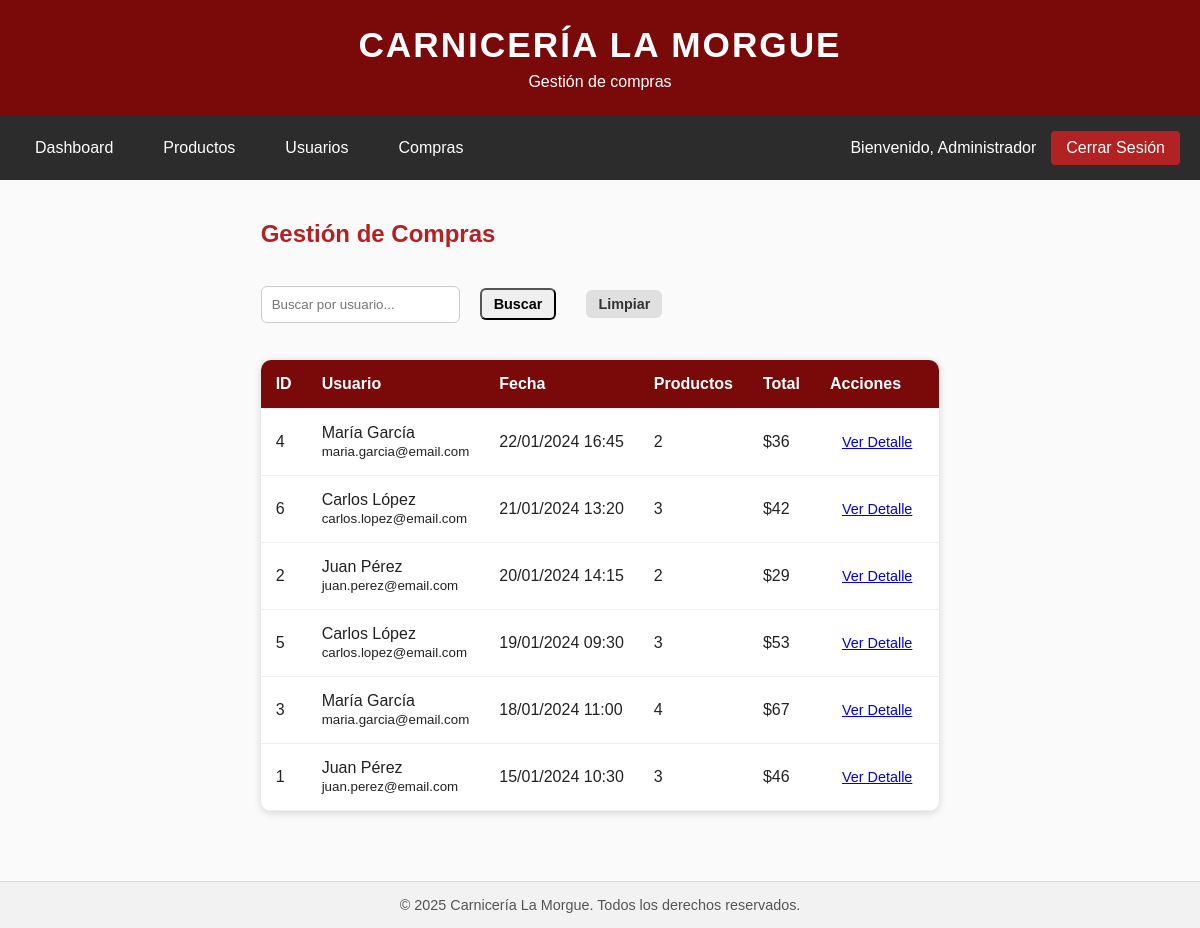
The app's page /admin/compras.php (signed in) with its own data.
### tables this page shows
CREATE TABLE
    compras (
        id INT AUTO_INCREMENT PRIMARY KEY,
        usuario_id INT NOT NULL,
        fecha DATETIME DEFAULT CURRENT_TIMESTAMP,
        total DECIMAL(10, 2) NOT NULL,
        FOREIGN KEY (usuario_id) REFERENCES usuarios (id)
    );

CREATE TABLE
    usuarios (
        id INT AUTO_INCREMENT PRIMARY KEY,
        nombre VARCHAR(100) NOT NULL,
        email VARCHAR(100) UNIQUE NOT NULL,
        password VARCHAR(255) NOT NULL,
        rol ENUM ('admin', 'usuario') DEFAULT 'usuario'
    );

### includes/funciones.php (called while the page is built, shortened)
<?php
function formatearPrecio($precio)
{
    return "$" . number_format($precio, 0, ',', '.');
}

### admin/compras.php (the view, shortened to what this page needs)
<?php
require_once "../includes/funciones.php";
$detalle_compra = null;
$busqueda = isset($_GET['buscar']) ? trim($_GET['buscar']) : '';
$query = "
    SELECT c.id, c.fecha, c.total, u.nombre as usuario_nombre, u.email as usuario_email,
           (SELECT COUNT(*) FROM detalle_compra WHERE compra_id = c.id) as productos_count
    FROM compras c
    JOIN usuarios u ON c.usuario_id = u.id
    WHERE 1=1
";
$query .= " ORDER BY c.fecha DESC";
$stmt = $conn->prepare($query);
$stmt->execute();
$result = $stmt->get_result();
$compras = [];
while ($row = $result->fetch_assoc()) {
    $compras[] = $row;
}
include "../includes/header.php";
include "../includes/navbar_admin.php";
?>
<main class="admin-main">
    <div class="container">
        <div class="page-header">
            <h2>Gestión de Compras</h2>
        </div>
        <?php if ($detalle_compra): ?>
            <div class="section">
                <div class="page-header">
                    <h3>Detalle de Compra #<?php echo $detalle_compra['id']; ?></h3>
                    <a href="compras.php" class="btn btn-secondary">Volver</a>
                </div>
                <div class="compra-info">
                    <p><strong>Usuario:</strong> <?php echo htmlspecialchars($detalle_compra['usuario_nombre']); ?> (<?php echo htmlspecialchars($detalle_compra['usuario_email']); ?>)</p>
                    <p><strong>Fecha:</strong> <?php echo date('d/m/Y H:i:s', strtotime($detalle_compra['fecha'])); ?></p>
                    <p><strong>Total:</strong> <?php echo formatearPrecio($detalle_compra['total']); ?></p>
                </div>
                <h4>Productos:</h4>
                <table class="data-table">
                    <thead>
                        <tr>
                            <th>Producto</th>
                            <th>Cantidad</th>
                            <th>Precio Unitario</th>
                            <th>Subtotal</th>
                        </tr>
                    </thead>
                    <tbody>
                        <?php foreach ($productos as $producto): ?>
                            <tr>
                                <td>
                                    <?php if ($producto['imagen']): ?>
                                        <img src="../uploads/productos/<?php echo htmlspecialchars($producto['imagen']); ?>"
                                             alt="<?php echo htmlspecialchars($producto['producto_nombre']); ?>"
                                             class="product-thumb">
                                    <?php endif; ?>
                                    <?php echo htmlspecialchars($producto['producto_nombre']); ?>
                                </td>
                                <td><?php echo $producto['cantidad']; ?></td>
                                <td><?php echo formatearPrecio($producto['precio']); ?></td>
                                <td><?php echo formatearPrecio($producto['precio'] * $producto['cantidad']); ?></td>
                            </tr>
                        <?php endforeach; ?>
                    </tbody>
                </table>
            </div>
        <?php else: ?>
            <div class="filters">
                <form method="GET" action="" class="filter-form">
                    <input type="text" name="buscar" placeholder="Buscar por usuario..." value="<?php echo htmlspecialchars($busqueda); ?>">
                    <button type="submit" class="btn btn-small">Buscar</button>
                    <a href="compras.php" class="btn btn-small btn-secondary">Limpiar</a>
                </form>
            </div>
            <?php if (empty($compras)): ?>
                <p>No se encontraron compras.</p>
            <?php else: ?>
                <table class="data-table">
                    <thead>
                        <tr>
                            <th>ID</th>
                            <th>Usuario</th>
                            <th>Fecha</th>
                            <th>Productos</th>
                            <th>Total</th>
                            <th>Acciones</th>
                        </tr>
                    </thead>
                    <tbody>
                        <?php foreach ($compras as $compra): ?>
                            <tr>
                                <td><?php echo $compra['id']; ?></td>
                                <td>
                                    <?php echo htmlspecialchars($compra['usuario_nombre']); ?><br>
                                    <small><?php echo htmlspecialchars($compra['usuario_email']); ?></small>
                                </td>
                                <td><?php echo date('d/m/Y H:i', strtotime($compra['fecha'])); ?></td>
                                <td><?php echo $compra['productos_count']; ?></td>
                                <td><?php echo formatearPrecio($compra['total']); ?></td>
                                <td>
                                    <a href="compras.php?ver=<?php echo $compra['id']; ?>" class="btn-small">Ver Detalle</a>
                                </td>
                            </tr>
                        <?php endforeach; ?>
                    </tbody>
                </table>
            <?php endif; ?>
        <?php endif; ?>
    </div>
</main>
<?php include "../includes/footer.php"; ?>

### assets/css/estilos.css (style rules this page uses)
* { margin: 0; padding: 0; box-sizing: border-box; }
body { font-family: Arial, Helvetica, sans-serif; background-color: #fafafa; color: #222; }
main { display: flex; justify-content: center; align-items: center; padding: 40px 20px; min-height: 70vh; }
.btn { display: inline-block; padding: 12px 25px; margin: 10px; text-decoration: none; font-weight: bold; border-radius: 6px; transition: 0.3s ease; }
.filters { margin-bottom: 30px; }
.filter-form { display: flex; gap: 10px; flex-wrap: wrap; align-items: center; }
.filter-form input, .filter-form select { padding: 10px; border: 1px solid #ccc; border-radius: 6px; }
.btn-secondary { background-color: #e0e0e0; color: #333; border: none; padding: 12px 25px; border-radius: 6px; text-decoration: none; display: inline-block; cursor: pointer; transition: background-color 0.3s; }
.btn-small { padding: 6px 12px; font-size: 0.9em; }

### assets/css/admin.css (style rules this page uses)
.admin-main { padding: 40px 20px; min-height: 70vh; }
.admin-main .container { max-width: 1400px; margin: 0 auto; }
.admin-main h2 { margin-bottom: 30px; color: #b22222; }
.page-header { display: flex; justify-content: space-between; align-items: center; margin-bottom: 30px; }
.page-header h2, .page-header h3 { margin: 0; }
.data-table { width: 100%; background-color: white; border-collapse: collapse; border-radius: 10px; overflow: hidden; box-shadow: 0 2px 8px rgba(0, 0, 0, 0.15); margin-bottom: 30px; }
.data-table th, .data-table td { padding: 15px; text-align: left; border-bottom: 1px solid #eee; }
.data-table th { background-color: #7a0a0a; color: white; font-weight: bold; }

### records on screen
compras: id "4", usuario.nombre "María García", usuario.email "maria.garcia@email.com", fecha "22/01/2024 16:45", productos_count "2", total "$36"
compras: id "6", usuario.nombre "Carlos López", usuario.email "carlos.lopez@email.com", fecha "21/01/2024 13:20", productos_count "3", total "$42"
compras: id "2", usuario.nombre "Juan Pérez", usuario.email "juan.perez@email.com", fecha "20/01/2024 14:15", productos_count "2", total "$29"
compras: id "5", usuario.nombre "Carlos López", usuario.email "carlos.lopez@email.com", fecha "19/01/2024 09:30", productos_count "3", total "$53"
compras: id "3", usuario.nombre "María García", usuario.email "maria.garcia@email.com", fecha "18/01/2024 11:00", productos_count "4", total "$67"
compras: id "1", usuario.nombre "Juan Pérez", usuario.email "juan.perez@email.com", fecha "15/01/2024 10:30", productos_count "3", total "$46"

### other values on screen
$subtitulo "Gestión de compras"
$_SESSION['nombre'] "Administrador"
